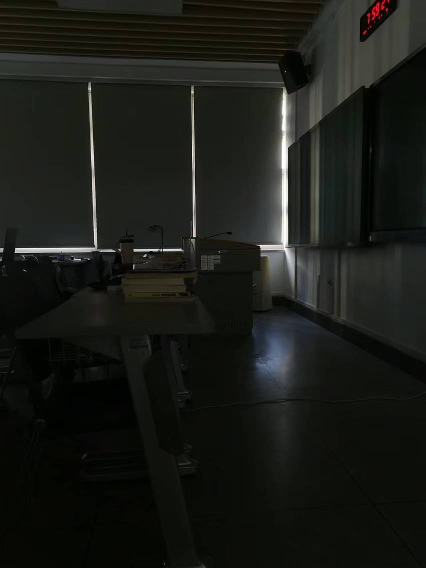
#> input picture my_lr_img/low.jpg, 852 x 1136 px (shown at 1/2 size); its folder holds only this picture in this run
$ python pngProcess.py
#> lines starting #> are read from the running program, lines starting #| are printed output that depends on the picture
from PIL import Image
import os

def convert_and_crop_image(input_path, output_path):
    """
    将 JPG 图片转换为 PNG 并裁剪到 600x400 像素。

    :param input_path: 输入的 JPG 图片路径
    :param output_path: 输出的 PNG 图片路径
    """
#> called with input_path = './my_lr_img/low.jpg', output_path = './dataset/LOLdataset/eval15/low/low.png'
    try:
        # 打开 JPG 图片
        img = Image.open(input_path)
#> img is the input picture: PIL image 852x1136 RGB; mean R, G, B 25.8, 27.4, 23

        # 获取图片尺寸
        width, height = img.size
#> width = 852; height = 1136

        # 如果图片大于 600x400，裁剪图片
        if width > 600 and height > 400:
            left = (width - 600) // 2
#> left = 126
            top = (height - 400) // 2
#> top = 368
            right = left + 600
#> right = 726
            bottom = top + 400
#> bottom = 768

            # 裁剪图片
            img = img.crop((left, top, right, bottom))
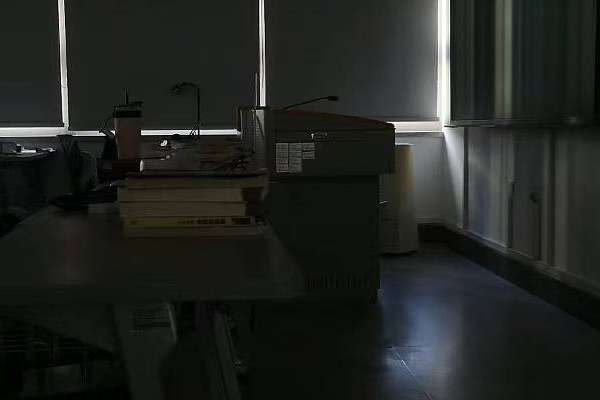
#> img: PIL image 600x400 RGB; mean R, G, B 34.9, 36.8, 33.9

        # 将图片转换为 PNG 格式并保存
        img.save(output_path, 'PNG')
        print(f"成功转换并保存图片：{output_path}")
        # 同时在 ../high 中也保存一份
        filename = os.path.basename(output_path)
        print(os.path.dirname(output_path))
        high_folder = os.path.join(os.path.dirname(output_path), os.pardir, 'high')
        if not os.path.exists(high_folder):
            os.makedirs(high_folder)
        output_path_high = os.path.join(high_folder, filename)
        img.save(output_path_high, 'PNG')
        print(f"成功转换并保存图片：{output_path_high}")

    except Exception as e:
        print(f"处理图片时出错：{e}")

def process_folder(input_folder, output_folder):
    """
    遍历文件夹中的所有 JPG 文件，并将它们转换为 PNG 格式，裁剪为 600x400。

    :param input_folder: 输入 JPG 图片的文件夹路径
    :param output_folder: 输出 PNG 图片的文件夹路径
    """
    if not os.path.exists(output_folder):
        os.makedirs(output_folder)

    # 遍历输入文件夹中的所有文件
    for filename in os.listdir(input_folder):
        if filename.lower().endswith('.jpg'):
            input_path = os.path.join(input_folder, filename)
            output_filename = os.path.splitext(filename)[0] + '.png'
            output_path = os.path.join(output_folder, output_filename)

            # 转换和裁剪图片
            convert_and_crop_image(input_path, output_path)

if __name__ == '__main__':
    input_folder = './my_lr_img'  # 输入 JPG 图片的文件夹路径
    output_folder = './dataset/LOLdataset/eval15/low'  # 输出 PNG 图片的文件夹路径

    process_folder(input_folder, output_folder)
